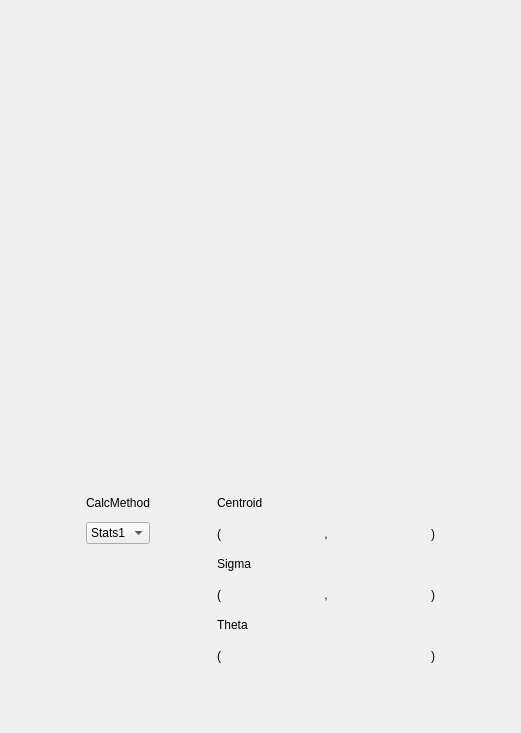
     <widget class="QWidget" name="Scrn2">
      <attribute name="title">
       <string> Scrn 2  </string>
      </attribute>
      <layout class="QVBoxLayout" name="verticalLayout_11">
       <item>
        <spacer name="verticalSpacer_4">
         <property name="orientation">
          <enum>Qt::Vertical</enum>
         </property>
         <property name="sizeHint" stdset="0">
          <size>
           <width>20</width>
           <height>40</height>
          </size>
         </property>
        </spacer>
       </item>
       <item>
        <widget class="QWidget" name="widget_Scrn2" native="true">
         <property name="minimumSize">
          <size>
           <width>0</width>
           <height>0</height>
          </size>
         </property>
         <layout class="QGridLayout" name="gridLayout_5">
          <property name="leftMargin">
           <number>0</number>
          </property>
          <property name="topMargin">
           <number>0</number>
          </property>
          <property name="rightMargin">
           <number>0</number>
          </property>
          <property name="bottomMargin">
           <number>0</number>
          </property>
          <item row="0" column="0" colspan="2">
           <widget class="PyDMImageView" name="PyDMImageView_Scrn2">
            <property name="minimumSize">
             <size>
              <width>499</width>
              <height>390</height>
             </size>
            </property>
            <property name="maximumSize">
             <size>
              <width>499</width>
              <height>390</height>
             </size>
            </property>
            <property name="toolTip">
             <string/>
            </property>
            <property name="whatsThis">
             <string/>
            </property>
            <property name="imageChannel" stdset="0">
             <string>ca://TS-02:DI-Scrn:&amp;&amp;dataarray$$</string>
            </property>
            <property name="widthChannel" stdset="0">
             <string>ca://TS-02:DI-Scrn:$$width$$</string>
            </property>
           </widget>
          </item>
          <item row="2" column="0" rowspan="2" colspan="2">
           <widget class="QWidget" name="widget_Calculations_Scrn2" native="true">
            <layout class="QGridLayout" name="gridLayout_69">
             <property name="horizontalSpacing">
              <number>0</number>
             </property>
             <item row="2" column="9">
              <widget class="QLabel" name="label_1_16">
               <property name="styleSheet">
                <string notr="true">font: 14pt &quot;Ubuntu&quot;;</string>
               </property>
               <property name="text">
                <string>)</string>
               </property>
              </widget>
             </item>
             <item row="3" column="4" colspan="6">
              <widget class="QLabel" name="label_Sigma_Scrn2">
               <property name="text">
                <string>Sigma</string>
               </property>
              </widget>
             </item>
             <item row="4" column="9">
              <widget class="QLabel" name="label_1_24">
               <property name="styleSheet">
                <string notr="true">font: 14pt &quot;Ubuntu&quot;;</string>
               </property>
               <property name="text">
                <string>)</string>
               </property>
              </widget>
             </item>
             <item row="2" column="8">
              <widget class="QFrame" name="frame_CentroidY_Scrn2">
               <property name="minimumSize">
                <size>
                 <width>100</width>
                 <height>35</height>
                </size>
               </property>
               <property name="frameShape">
                <enum>QFrame::NoFrame</enum>
               </property>
               <property name="frameShadow">
                <enum>QFrame::Raised</enum>
               </property>
               <widget class="PyDMLabel" name="PyDMLabel_Stats1CentroidY_Scrn2">
                <property name="geometry">
                 <rect>
                  <x>10</x>
                  <y>10</y>
                  <width>80</width>
                  <height>18</height>
                 </rect>
                </property>
                <property name="toolTip">
                 <string/>
                </property>
                <property name="whatsThis">
                 <string/>
                </property>
               </widget>
               <widget class="PyDMLabel" name="PyDMLabel_Stats2CentroidY_Scrn2">
                <property name="geometry">
                 <rect>
                  <x>10</x>
                  <y>10</y>
                  <width>80</width>
                  <height>18</height>
                 </rect>
                </property>
                <property name="toolTip">
                 <string/>
                </property>
                <property name="whatsThis">
                 <string/>
                </property>
               </widget>
              </widget>
             </item>
             <item row="6" column="9">
              <widget class="QLabel" name="label_1_34">
               <property name="styleSheet">
                <string notr="true">font: 14pt &quot;Ubuntu&quot;;</string>
               </property>
               <property name="text">
                <string>)</string>
               </property>
              </widget>
             </item>
             <item row="4" column="5">
              <widget class="QFrame" name="frame_SigmaX_Scrn2">
               <property name="minimumSize">
                <size>
                 <width>100</width>
                 <height>35</height>
                </size>
               </property>
               <property name="frameShape">
                <enum>QFrame::NoFrame</enum>
               </property>
               <property name="frameShadow">
                <enum>QFrame::Raised</enum>
               </property>
               <widget class="PyDMLabel" name="PyDMLabel_Stats2SigmaX_Scrn2">
                <property name="geometry">
                 <rect>
                  <x>10</x>
                  <y>10</y>
                  <width>80</width>
                  <height>18</height>
                 </rect>
                </property>
                <property name="toolTip">
                 <string/>
                </property>
                <property name="whatsThis">
                 <string/>
                </property>
               </widget>
               <widget class="PyDMLabel" name="PyDMLabel_Stats1SigmaX_Scrn2">
                <property name="geometry">
                 <rect>
                  <x>10</x>
                  <y>10</y>
                  <width>80</width>
                  <height>18</height>
                 </rect>
                </property>
                <property name="toolTip">
                 <string/>
                </property>
                <property name="whatsThis">
                 <string/>
                </property>
               </widget>
              </widget>
             </item>
             <item row="2" column="5">
              <widget class="QFrame" name="frame_CentroidX_Scrn2">
               <property name="minimumSize">
                <size>
                 <width>100</width>
                 <height>35</height>
                </size>
               </property>
               <property name="frameShape">
                <enum>QFrame::NoFrame</enum>
               </property>
               <property name="frameShadow">
                <enum>QFrame::Raised</enum>
               </property>
               <widget class="PyDMLabel" name="PyDMLabel_Stats2CentroidX_Scrn2">
                <property name="geometry">
                 <rect>
                  <x>10</x>
                  <y>10</y>
                  <width>80</width>
                  <height>18</height>
                 </rect>
                </property>
                <property name="toolTip">
                 <string/>
                </property>
                <property name="whatsThis">
                 <string/>
                </property>
               </widget>
               <widget class="PyDMLabel" name="PyDMLabel_Stats1CentroidX_Scrn2">
                <property name="geometry">
                 <rect>
                  <x>10</x>
                  <y>10</y>
                  <width>80</width>
                  <height>18</height>
                 </rect>
                </property>
                <property name="toolTip">
                 <string/>
                </property>
                <property name="whatsThis">
                 <string/>
                </property>
               </widget>
              </widget>
             </item>
             <item row="2" column="4">
              <widget class="QLabel" name="label_1_15">
               <property name="styleSheet">
                <string notr="true">font: 14pt &quot;Ubuntu&quot;;</string>
               </property>
               <property name="text">
                <string>(</string>
               </property>
              </widget>
             </item>
             <item row="6" column="5" colspan="4">
              <widget class="QFrame" name="frame_Orientation_Scrn2">
               <property name="minimumSize">
                <size>
                 <width>100</width>
                 <height>35</height>
                </size>
               </property>
               <property name="frameShape">
                <enum>QFrame::NoFrame</enum>
               </property>
               <property name="frameShadow">
                <enum>QFrame::Raised</enum>
               </property>
               <widget class="PyDMLabel" name="PyDMLabel_Stats2Orientation_Scrn2">
                <property name="geometry">
                 <rect>
                  <x>80</x>
                  <y>10</y>
                  <width>80</width>
                  <height>18</height>
                 </rect>
                </property>
                <property name="toolTip">
                 <string/>
                </property>
                <property name="whatsThis">
                 <string/>
                </property>
                <property name="alignment">
                 <set>Qt::AlignCenter</set>
                </property>
               </widget>
               <widget class="PyDMLabel" name="PyDMLabel_Stats1Orientation_Scrn2">
                <property name="geometry">
                 <rect>
                  <x>80</x>
                  <y>10</y>
                  <width>80</width>
                  <height>18</height>
                 </rect>
                </property>
                <property name="toolTip">
                 <string/>
                </property>
                <property name="whatsThis">
                 <string/>
                </property>
                <property name="alignment">
                 <set>Qt::AlignCenter</set>
                </property>
               </widget>
              </widget>
             </item>
             <item row="2" column="7">
              <widget class="QLabel" name="label_1_14">
               <property name="styleSheet">
                <string notr="true">font: 14pt &quot;Ubuntu&quot;;</string>
               </property>
               <property name="text">
                <string> , </string>
               </property>
              </widget>
             </item>
             <item row="2" column="2">
              <widget class="PyDMEnumComboBox" name="PyDMEnumComboBox_CalcMethod_Scrn2">
               <property name="enabled">
                <bool>true</bool>
               </property>
               <property name="sizePolicy">
                <sizepolicy hsizetype="Preferred" vsizetype="Maximum">
                 <horstretch>0</horstretch>
                 <verstretch>0</verstretch>
                </sizepolicy>
               </property>
               <property name="toolTip">
                <string/>
               </property>
               <property name="whatsThis">
                <string/>
               </property>
               <item>
                <property name="text">
                 <string>Stats1</string>
                </property>
               </item>
               <item>
                <property name="text">
                 <string>Stats2</string>
                </property>
               </item>
              </widget>
             </item>
             <item row="4" column="8">
              <widget class="QFrame" name="frame_SigmaY_Scrn2">
               <property name="minimumSize">
                <size>
                 <width>100</width>
                 <height>35</height>
                </size>
               </property>
               <property name="frameShape">
                <enum>QFrame::NoFrame</enum>
               </property>
               <property name="frameShadow">
                <enum>QFrame::Raised</enum>
               </property>
               <widget class="PyDMLabel" name="PyDMLabel_Stats2SigmaY_Scrn2">
                <property name="geometry">
                 <rect>
                  <x>10</x>
                  <y>10</y>
                  <width>80</width>
                  <height>18</height>
                 </rect>
                </property>
                <property name="toolTip">
                 <string/>
                </property>
                <property name="whatsThis">
                 <string/>
                </property>
               </widget>
               <widget class="PyDMLabel" name="PyDMLabel_Stats1SigmaY_Scrn2">
                <property name="geometry">
                 <rect>
                  <x>10</x>
                  <y>10</y>
                  <width>80</width>
                  <height>18</height>
                 </rect>
                </property>
                <property name="toolTip">
                 <string/>
                </property>
                <property name="whatsThis">
                 <string/>
                </property>
               </widget>
              </widget>
             </item>
             <item row="1" column="4" colspan="6">
              <widget class="QLabel" name="label_Centroid_Scrn2">
               <property name="text">
                <string>Centroid</string>
               </property>
              </widget>
             </item>
             <item row="6" column="4">
              <widget class="QLabel" name="label_1_32">
               <property name="styleSheet">
                <string notr="true">font: 14pt &quot;Ubuntu&quot;;</string>
               </property>
               <property name="text">
                <string>(</string>
               </property>
              </widget>
             </item>
             <item row="1" column="2">
              <widget class="QLabel" name="label_CalcMethod_Scrn2">
               <property name="text">
                <string>CalcMethod</string>
               </property>
              </widget>
             </item>
             <item row="5" column="4" colspan="6">
              <widget class="QLabel" name="label_Theta_Scrn2">
               <property name="text">
                <string>Theta</string>
               </property>
              </widget>
             </item>
             <item row="4" column="4">
              <widget class="QLabel" name="label_1_25">
               <property name="styleSheet">
                <string notr="true">font: 14pt &quot;Ubuntu&quot;;</string>
               </property>
               <property name="text">
                <string>(</string>
               </property>
              </widget>
             </item>
             <item row="4" column="7">
              <widget class="QLabel" name="label_1_26">
               <property name="styleSheet">
                <string notr="true">font: 14pt &quot;Ubuntu&quot;;</string>
               </property>
               <property name="text">
                <string> , </string>
               </property>
              </widget>
             </item>
             <item row="2" column="1">
              <spacer name="horizontalSpacer_8">
               <property name="orientation">
                <enum>Qt::Horizontal</enum>
               </property>
               <property name="sizeHint" stdset="0">
                <size>
                 <width>40</width>
                 <height>20</height>
                </size>
               </property>
              </spacer>
             </item>
             <item row="2" column="3">
              <spacer name="horizontalSpacer_7">
               <property name="orientation">
                <enum>Qt::Horizontal</enum>
               </property>
               <property name="sizeHint" stdset="0">
                <size>
                 <width>40</width>
                 <height>20</height>
                </size>
               </property>
              </spacer>
             </item>
             <item row="2" column="10">
              <spacer name="horizontalSpacer_6">
               <property name="orientation">
                <enum>Qt::Horizontal</enum>
               </property>
               <property name="sizeHint" stdset="0">
                <size>
                 <width>40</width>
                 <height>20</height>
                </size>
               </property>
              </spacer>
             </item>
            </layout>
           </widget>
          </item>
          <item row="1" column="0" colspan="2">
           <spacer name="verticalSpacer_5">
            <property name="orientation">
             <enum>Qt::Vertical</enum>
            </property>
            <property name="sizeHint" stdset="0">
             <size>
              <width>20</width>
              <height>40</height>
             </size>
            </property>
           </spacer>
          </item>
         </layout>
        </widget>
       </item>
       <item>
        <spacer name="verticalSpacer_6">
         <property name="orientation">
          <enum>Qt::Vertical</enum>
         </property>
         <property name="sizeHint" stdset="0">
          <size>
           <width>20</width>
           <height>40</height>
          </size>
         </property>
        </spacer>
       </item>
      </layout>
     </widget>
